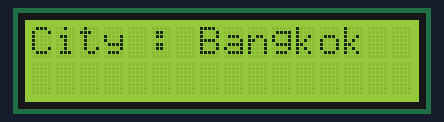
The sketch below on a simulated ESP8266 (NodeMCU). Shown: 16×2 character LCD. WiFi joins after 1.5 s; servers stay silent unless stated; uploads are accepted with an empty reply; what the sketch prints to the serial monitor is not drawn.

Above: at 0.1 s.
At 3.05 s:
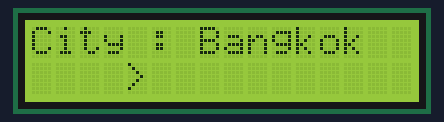
At 3.45 s:
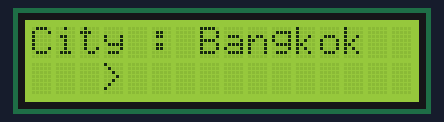
At 3.86 s:
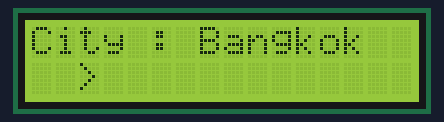
At 4.26 s:
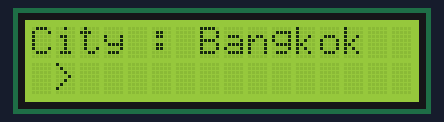
At 4.67 s:
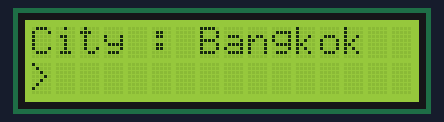

The sketch:

esp8266_google_weather.ino
```cpp
/*
* Written by Mosfex : www.mosfex.com
* www.fb.com/mosfex
* plese refer to this when using the code
*/
#include <Wire.h>
#include <LiquidCrystal_I2C.h>
#include <ESP8266WiFi.h>
#include <ESP8266HTTPClient.h>
#include <WiFiClientSecure.h>
const char* ssid = "mosfex.com";
const char* password = "123456789";
const char* host = "www.google.co.th";
const char* fingerprint = "1E:7A:8C:30:6C:EA:EC:F0:C2:8A:9A:BC:21:1B:00:5D:D3:A3:2A:0F";
const char* city = "Bangkok";
long counter = 0;
String forcast;
LiquidCrystal_I2C lcd(0x3F,16,2);

String get_forcast(){
  WiFiClientSecure client;
  if (!client.connect(host, 443)) { Serial.println("connection failed"); return ""; }
  client.verify(fingerprint, host);
  String url = String("/search?q=weather+")+city+"&hl=en";
  client.print(String("GET ") + url + " HTTP/1.1\r\n" +
               "Host: " + host + "\r\n" +
               "User-Agent: Mozilla/5.0 (Android 4.4; Mobile; rv:18.0) Gecko/18.0 Firefox/18.0\r\n" +
               "Accept: text/html\r\n"+
               "Connection: close\r\n\r\n");
  String forcast = ">";
  while (client.connected()) {
    String line = client.readStringUntil('>');
    if(line.startsWith("<table class=\"ts\"")){
      bool opentag = false;
      while(line.indexOf("</table") == -1){
        if(client.available()){
          char d = client.read();
          if(d == '<') opentag = true;
          if(d == '>'){ opentag = false; }
          if(opentag == false){
            if(d == '>' && forcast[forcast.length()-1] != ' '){
              forcast += " ";
            }else if(d != '>' && d<= 127){
              forcast += d;
            }
          }else{
            line += d;
          }
        }
      }
    }
  }
  Serial.println(forcast);
  return forcast + "    ";
}

void setup() {
  Serial.begin(115200);
  lcd.init();
  lcd.backlight();
  lcd.print("City : ");
  lcd.print(city);
  WiFi.begin(ssid, password);
  while (WiFi.status() != WL_CONNECTED) { delay(500); Serial.print("."); }
  forcast = get_forcast();
  counter = millis();
}
void loop() {
  if((millis() - counter) > 60000){
    forcast = get_forcast();
    counter = millis();
  }
  lcd.setCursor(0,1);
  forcast = forcast.substring(1,forcast.length()) + forcast.substring(0,1);
  lcd.print(forcast.substring(0,16));
  delay(400);
}
```

Measured:
- by itself, everything shown: repeats every 2.0 s, in 5 steps
- what the display in image 1 shows lasts 0.5 s, from 2.8 s to 3.3 s
